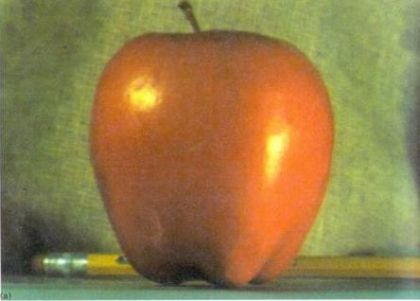
%> input picture Matlab imaging/image_pyramid/apple1.jpg, 420 x 301 px
$ octave --eval "result = pyr_expand(imread('apple1.jpg'));"   (GNU Octave 9; MATLAB toolbox functions it lacks are replaced by stand-ins)
%> lines starting %> are read from the running program, lines starting %| are printed output that depends on the picture
function [ imgout ] = pyr_expand( img )
%PYR_EXPAND  Image pyramid expansion
%   B = PYR_EXPAND( A )  If A is M-by-N, then the size of B
%	is (2*M-1)-by-(2*N-1). Support gray or rgb image.
%	B will be transformed to double class.
%	Results the same w/ MATLAB func impyramid.
% Yan Ke @ THUEE, xjed09@gmail.com

kw = 5; % default kernel width
cw = .375; % kernel centre weight, same as MATLAB func impyramid. 0.6 in the Paper
ker1d = [.25-cw/2 .25 cw .25 .25-cw/2];
kernel = kron(ker1d,ker1d')*4;

% expand [a] to [A00 A01;A10 A11] with 4 kernels
ker00 = kernel(1:2:kw,1:2:kw); % 3*3
ker01 = kernel(1:2:kw,2:2:kw); % 3*2
ker10 = kernel(2:2:kw,1:2:kw); % 2*3
ker11 = kernel(2:2:kw,2:2:kw); % 2*2

img = im2double(img);
sz = size(img(:,:,1));
%> sz = [301 420]
osz = sz*2-1;
%> osz = [601 839]
imgout = zeros(osz(1),osz(2),size(img,3));
%> imgout: size 601x839x3 double; every value is 0

for p = 1:size(img,3)
	img1 = img(:,:,p);
	img1ph = padarray(img1,[0 1],'replicate','both'); % horizontally padded
	img1pv = padarray(img1,[1 0],'replicate','both'); % horizontally padded

	img00 = imfilter(img1,ker00,'replicate','same');
	img01 = conv2(img1pv,ker01,'valid'); % imfilter doesn't support 'valid'
	img10 = conv2(img1ph,ker10,'valid');
	img11 = conv2(img1,ker11,'valid');

	imgout(1:2:osz(1),1:2:osz(2),p) = img00;
	imgout(2:2:osz(1),1:2:osz(2),p) = img10;
	imgout(1:2:osz(1),2:2:osz(2),p) = img01;
	imgout(2:2:osz(1),2:2:osz(2),p) = img11;
end
%> this loop made 3 passes
%> pass 1, in pyr_expand, `img1 = img(:,:,p);`:
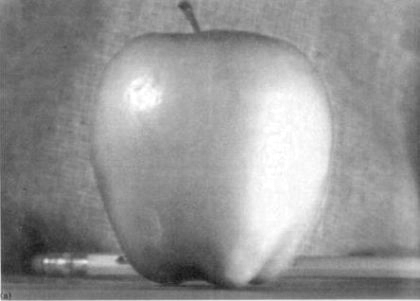
%> img1: size 301x420 double; min 0.0863, max 1, mean 0.578

end

$ run again, on Matlab imaging/image_pyramid/blend.jpg
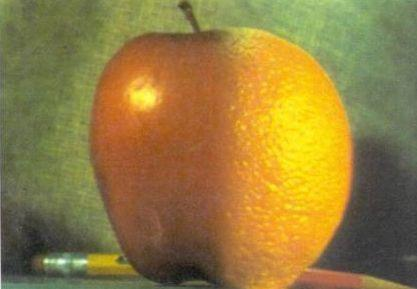
%> input picture Matlab imaging/image_pyramid/blend.jpg, 417 x 289 px
%> sz = [289 417]
%> osz = [577 833]
%> the loop in pyr_expand, `for p = 1:size(img,3)` made 3 passes
%> pass 1, in pyr_expand, `img1 = img(:,:,p);`:
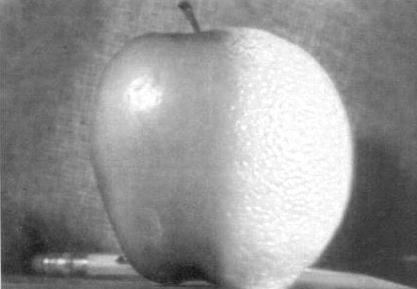
%> img1: size 289x417 double; min 0.0784, max 1, mean 0.579

$ run again, on Matlab imaging/image_pyramid/orange1.jpg
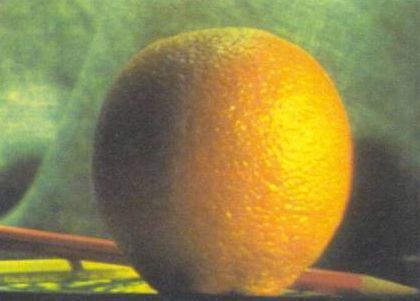
%> input picture Matlab imaging/image_pyramid/orange1.jpg, 420 x 301 px
%> sz = [301 420]
%> osz = [601 839]
%> the loop in pyr_expand, `for p = 1:size(img,3)` made 3 passes
%> pass 1, in pyr_expand, `img1 = img(:,:,p);`:
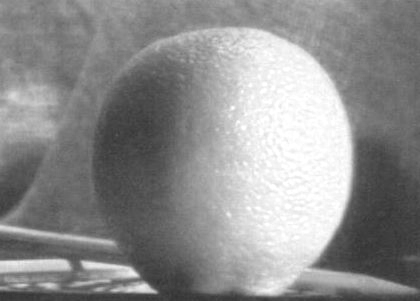
%> img1: size 301x420 double; min 0.196, max 1, mean 0.558
